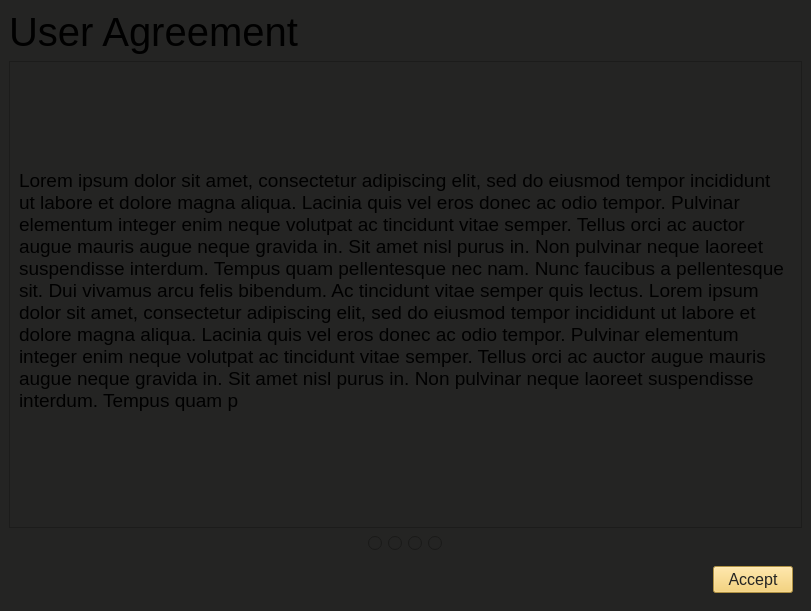
<?xml version="1.0" encoding="UTF-8"?>
<ui version="4.0">
 <class>MainWindow</class>
 <widget class="QMainWindow" name="MainWindow">
  <property name="geometry">
   <rect>
    <x>0</x>
    <y>0</y>
    <width>811</width>
    <height>611</height>
   </rect>
  </property>
  <property name="windowTitle">
   <string>MainWindow</string>
  </property>
  <property name="styleSheet">
   <string notr="true">background-color: rgb(36, 36, 35);</string>
  </property>
  <widget class="QWidget" name="centralwidget">
   <layout class="QVBoxLayout" name="verticalLayout">
    <item>
     <widget class="QLabel" name="label">
      <property name="font">
       <font>
        <pointsize>30</pointsize>
       </font>
      </property>
      <property name="text">
       <string>User Agreement</string>
      </property>
     </widget>
    </item>
    <item>
     <widget class="QScrollArea" name="scrollArea">
      <property name="horizontalScrollBarPolicy">
       <enum>Qt::ScrollBarAlwaysOff</enum>
      </property>
      <property name="widgetResizable">
       <bool>true</bool>
      </property>
      <property name="alignment">
       <set>Qt::AlignLeading|Qt::AlignLeft|Qt::AlignTop</set>
      </property>
      <widget class="QWidget" name="scrollAreaWidgetContents">
       <property name="geometry">
        <rect>
         <x>0</x>
         <y>0</y>
         <width>795</width>
         <height>449</height>
        </rect>
       </property>
       <layout class="QVBoxLayout" name="verticalLayout_3">
        <property name="topMargin">
         <number>0</number>
        </property>
        <item>
         <widget class="QLabel" name="label_2">
          <property name="sizePolicy">
           <sizepolicy hsizetype="Preferred" vsizetype="Minimum">
            <horstretch>0</horstretch>
            <verstretch>0</verstretch>
           </sizepolicy>
          </property>
          <property name="font">
           <font>
            <pointsize>14</pointsize>
           </font>
          </property>
          <property name="text">
           <string>Lorem ipsum dolor sit amet, consectetur adipiscing elit, sed do eiusmod tempor incididunt ut labore et dolore magna aliqua. Lacinia quis vel eros donec ac odio tempor. Pulvinar elementum integer enim neque volutpat ac tincidunt vitae semper. Tellus orci ac auctor augue mauris augue neque gravida in. Sit amet nisl purus in. Non pulvinar neque laoreet suspendisse interdum. Tempus quam pellentesque nec nam. Nunc faucibus a pellentesque sit. Dui vivamus arcu felis bibendum. Ac tincidunt vitae semper quis lectus. Lorem ipsum dolor sit amet, consectetur adipiscing elit, sed do eiusmod tempor incididunt ut labore et dolore magna aliqua. Lacinia quis vel eros donec ac odio tempor. Pulvinar elementum integer enim neque volutpat ac tincidunt vitae semper. Tellus orci ac auctor augue mauris augue neque gravida in. Sit amet nisl purus in. Non pulvinar neque laoreet suspendisse interdum. Tempus quam p</string>
          </property>
          <property name="wordWrap">
           <bool>true</bool>
          </property>
         </widget>
        </item>
       </layout>
      </widget>
     </widget>
    </item>
    <item>
     <widget class="QWidget" name="verticalWidget" native="true">
      <property name="layoutDirection">
       <enum>Qt::LeftToRight</enum>
      </property>
      <layout class="QVBoxLayout" name="verticalLayout_2">
       <property name="topMargin">
        <number>1</number>
       </property>
       <item alignment="Qt::AlignHCenter">
        <widget class="QWidget" name="horizontalWidget" native="true">
         <property name="sizePolicy">
          <sizepolicy hsizetype="Fixed" vsizetype="Fixed">
           <horstretch>0</horstretch>
           <verstretch>0</verstretch>
          </sizepolicy>
         </property>
         <layout class="QHBoxLayout" name="horizontalLayout">
          <property name="topMargin">
           <number>1</number>
          </property>
          <item>
           <widget class="QRadioButton" name="radioButton_3">
            <property name="sizePolicy">
             <sizepolicy hsizetype="Fixed" vsizetype="Fixed">
              <horstretch>0</horstretch>
              <verstretch>0</verstretch>
             </sizepolicy>
            </property>
            <property name="text">
             <string/>
            </property>
           </widget>
          </item>
          <item>
           <widget class="QRadioButton" name="radioButton_4">
            <property name="sizePolicy">
             <sizepolicy hsizetype="Fixed" vsizetype="Fixed">
              <horstretch>0</horstretch>
              <verstretch>0</verstretch>
             </sizepolicy>
            </property>
            <property name="text">
             <string/>
            </property>
           </widget>
          </item>
          <item>
           <widget class="QRadioButton" name="radioButton_2">
            <property name="sizePolicy">
             <sizepolicy hsizetype="Fixed" vsizetype="Fixed">
              <horstretch>0</horstretch>
              <verstretch>0</verstretch>
             </sizepolicy>
            </property>
            <property name="text">
             <string/>
            </property>
           </widget>
          </item>
          <item>
           <widget class="QRadioButton" name="radioButton">
            <property name="sizePolicy">
             <sizepolicy hsizetype="Fixed" vsizetype="Fixed">
              <horstretch>0</horstretch>
              <verstretch>0</verstretch>
             </sizepolicy>
            </property>
            <property name="text">
             <string/>
            </property>
           </widget>
          </item>
         </layout>
        </widget>
       </item>
       <item alignment="Qt::AlignLeft">
        <widget class="QPushButton" name="pushButton">
         <property name="sizePolicy">
          <sizepolicy hsizetype="Fixed" vsizetype="Fixed">
           <horstretch>0</horstretch>
           <verstretch>0</verstretch>
          </sizepolicy>
         </property>
         <property name="font">
          <font>
           <pointsize>12</pointsize>
           <weight>50</weight>
           <italic>false</italic>
           <bold>false</bold>
          </font>
         </property>
         <property name="layoutDirection">
          <enum>Qt::RightToLeft</enum>
         </property>
         <property name="styleSheet">
          <string notr="true">background-color: rgb(245, 203, 92);
alternate-background-color: rgb(245, 203, 92);
color: rgb(36, 36, 35);</string>
         </property>
         <property name="text">
          <string>Accept</string>
         </property>
         <property name="icon">
          <iconset>
           <normaloff>:/resources/done_FILL0_wght400_GRAD0_opsz48.svg</normaloff>:/resources/done_FILL0_wght400_GRAD0_opsz48.svg</iconset>
         </property>
         <property name="iconSize">
          <size>
           <width>20</width>
           <height>20</height>
          </size>
         </property>
         <property name="checkable">
          <bool>false</bool>
         </property>
        </widget>
       </item>
      </layout>
     </widget>
    </item>
   </layout>
  </widget>
 </widget>
 <resources/>
 <connections/>
</ui>
